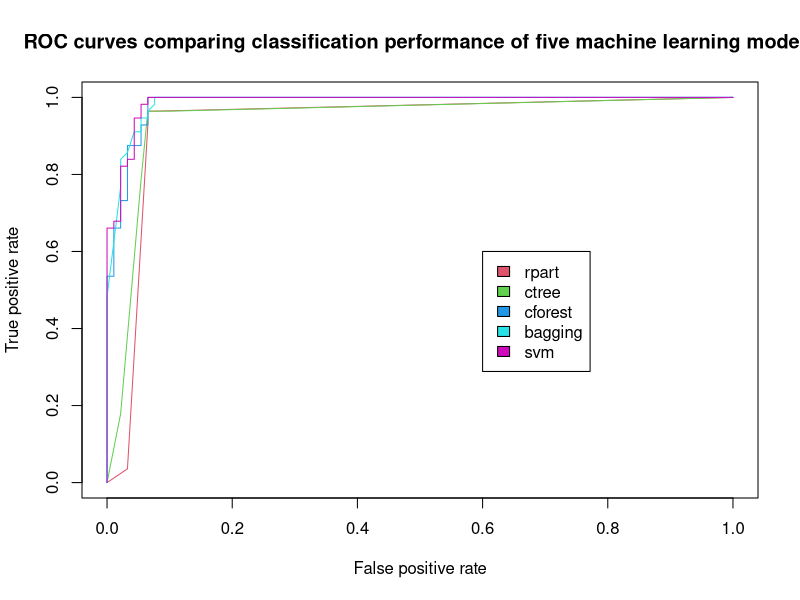

This figure's R source:
# load the mlbench package which has the BreastCancer data set
require(mlbench)
# if you don't have any required package, use the install.packages() command
# load the data set
data(BreastCancer)
# some algorithms don't like missing values, so remove rows with missing values
BreastCancer <- na.omit(BreastCancer) 
# remove the unique identifier, which is useless and would confuse the machine learning algorithms
BreastCancer$Id <- NULL 
# partition the data set for 80% training and 20% evaluation (adapted from ?randomForest)
set.seed(2)
ind <- sample(2, nrow(BreastCancer), replace = TRUE, prob=c(0.8, 0.2))
 
# create model using recursive partitioning on the training data set
require(rpart)
x.rp <- rpart(Class ~ ., data=BreastCancer[ind == 1,])
# predict classes for the evaluation data set
x.rp.pred <- predict(x.rp, type="class", newdata=BreastCancer[ind == 2,])
# score the evaluation data set (extract the probabilities)
x.rp.prob <- predict(x.rp, type="prob", newdata=BreastCancer[ind == 2,])
 
# To view the decision tree, uncomment this line.
# plot(x.rp, main="Decision tree created using rpart")
 
# create model using conditional inference trees
require(party)
x.ct <- ctree(Class ~ ., data=BreastCancer[ind == 1,])
x.ct.pred <- predict(x.ct, newdata=BreastCancer[ind == 2,])
x.ct.prob <-  1- unlist(treeresponse(x.ct, BreastCancer[ind == 2,]), use.names=F)[seq(1,nrow(BreastCancer[ind == 2,])*2,2)]
 
# To view the decision tree, uncomment this line.
# plot(x.ct, main="Decision tree created using condition inference trees")
 
# create model using random forest and bagging ensemble using conditional inference trees
x.cf <- cforest(Class ~ ., data=BreastCancer[ind == 1,], control = cforest_unbiased(mtry = ncol(BreastCancer)-2))
x.cf.pred <- predict(x.cf, newdata=BreastCancer[ind == 2,])
x.cf.prob <-  1- unlist(treeresponse(x.cf, BreastCancer[ind == 2,]), use.names=F)[seq(1,nrow(BreastCancer[ind == 2,])*2,2)]
 
# create model using bagging (bootstrap aggregating)
require(ipred)
x.ip <- bagging(Class ~ ., data=BreastCancer[ind == 1,])
x.ip.prob <- predict(x.ip, type="prob", newdata=BreastCancer[ind == 2,])
 
# create model using svm (support vector machine)
require(e1071)
# svm requires tuning
x.svm.tune <- tune(svm, Class~., data = BreastCancer[ind == 1,],
                   ranges = list(gamma = 2^(-8:1), cost = 2^(0:4)),
                   tunecontrol = tune.control(sampling = "fix"))
# display the tuning results (in text format)
x.svm.tune
# If the tuning results are on the margin of the parameters (e.g., gamma = 2^-8), 
# then widen the parameters.
# I manually copied the cost and gamma from console messages above to parameters below.
x.svm <- svm(Class~., data = BreastCancer[ind == 1,], cost=4, gamma=0.0625, probability = TRUE)
x.svm.prob <- predict(x.svm, type="prob", newdata=BreastCancer[ind == 2,], probability = TRUE)
 
 
##
## plot ROC curves to compare the performance of the individual classifiers
##
 
# Output the plot to a PNG file for display on web.  To draw to the screen, 
# comment this line out.
png(filename="roc_curve_5_models.png", width=700, height=700)
 
# load the ROCR package which draws the ROC curves
require(ROCR)
 
# create an ROCR prediction object from rpart() probabilities
x.rp.prob.rocr <- prediction(x.rp.prob[,2], BreastCancer[ind == 2,'Class'])
# prepare an ROCR performance object for ROC curve (tpr=true positive rate, fpr=false positive rate)
x.rp.perf <- performance(x.rp.prob.rocr, "tpr","fpr")
# plot it
plot(x.rp.perf, col=2, main="ROC curves comparing classification performance of five machine learning models")
 
# Draw a legend.
legend(0.6, 0.6, c('rpart', 'ctree', 'cforest','bagging','svm'), 2:6)
 
# ctree
x.ct.prob.rocr <- prediction(x.ct.prob, BreastCancer[ind == 2,'Class'])
x.ct.perf <- performance(x.ct.prob.rocr, "tpr","fpr")
# add=TRUE draws on the existing chart 
plot(x.ct.perf, col=3, add=TRUE)
 
# cforest
x.cf.prob.rocr <- prediction(x.cf.prob, BreastCancer[ind == 2,'Class'])
x.cf.perf <- performance(x.cf.prob.rocr, "tpr","fpr")
plot(x.cf.perf, col=4, add=TRUE)
 
# bagging
x.ip.prob.rocr <- prediction(x.ip.prob[,2], BreastCancer[ind == 2,'Class'])
x.ip.perf <- performance(x.ip.prob.rocr, "tpr","fpr")
plot(x.ip.perf, col=5, add=TRUE)
 
# svm
x.svm.prob.rocr <- prediction(attr(x.svm.prob, "probabilities")[,2], BreastCancer[ind == 2,'Class'])
x.svm.perf <- performance(x.svm.prob.rocr, "tpr","fpr")
plot(x.svm.perf, col=6, add=TRUE)
 
 
# Close and save the PNG file.
dev.off()
